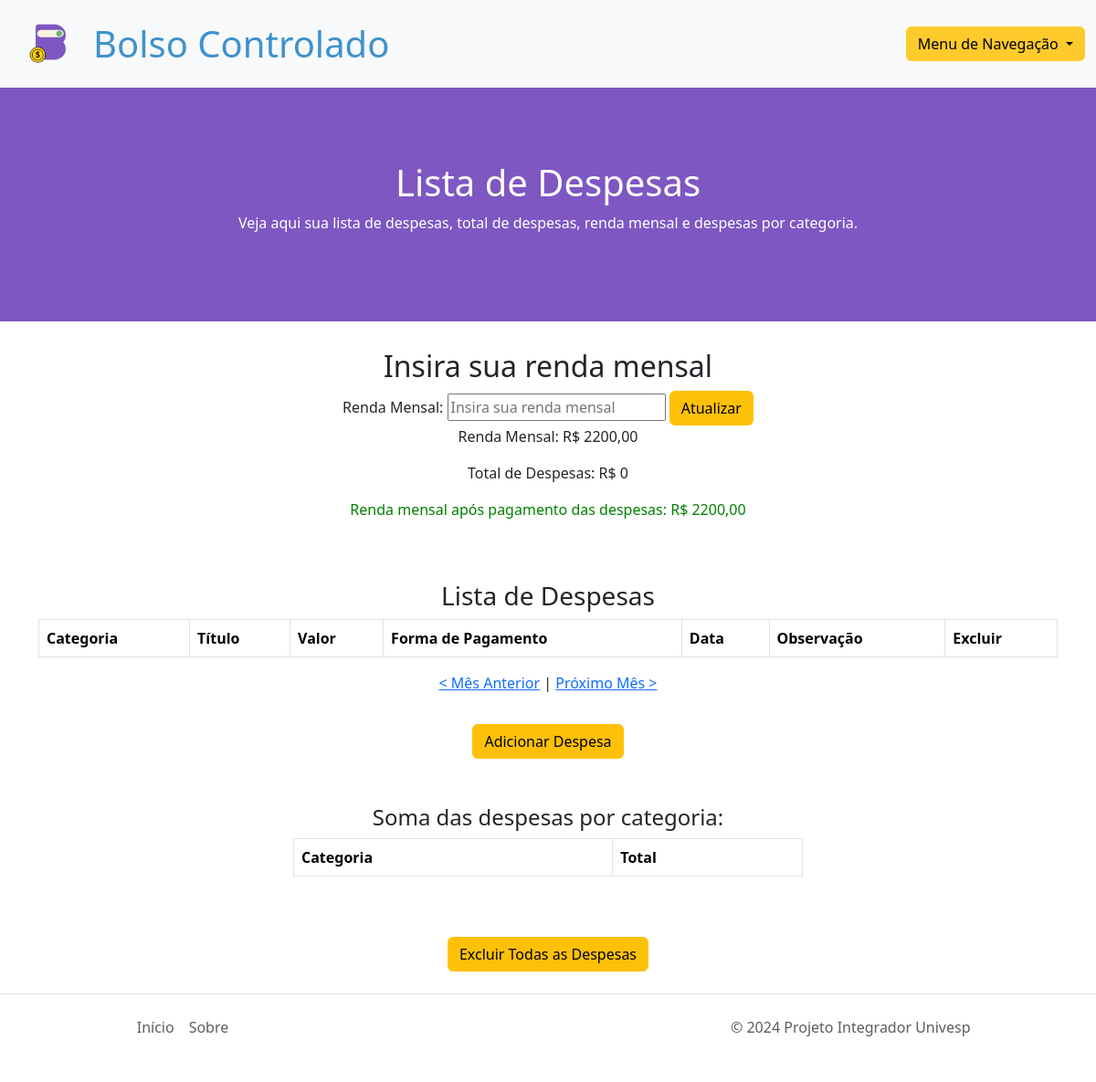
The page /expenses/2025/4/ (signed in) on the database as committed earlier.
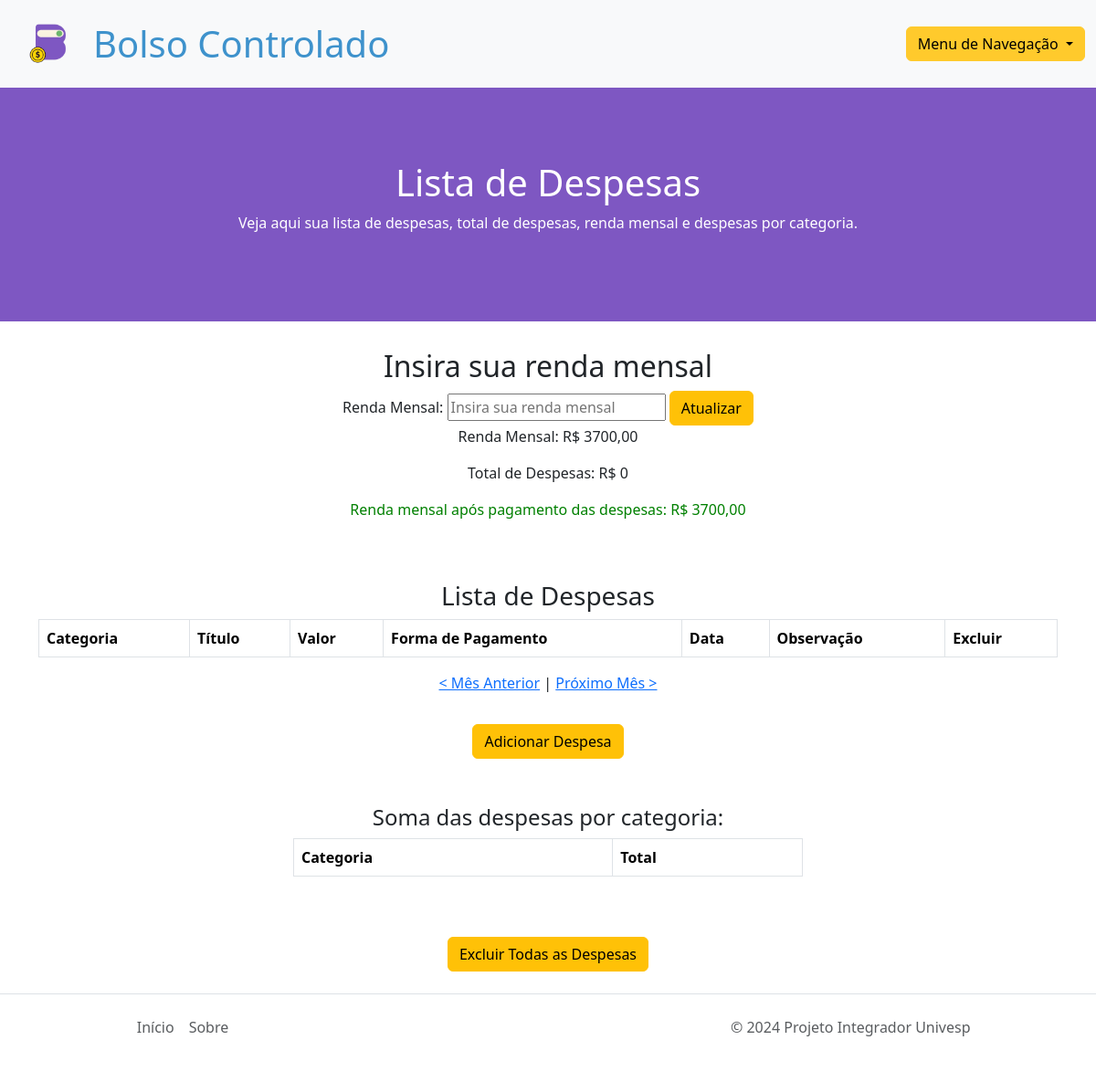
The same page on the database as committed later.
### expenses/models.py (models this page shows, shortened)
class UserProfile(models.Model):
    user = models.OneToOneField(User, on_delete=models.CASCADE, related_name='user_profile')  # Adicione related_name
    salary = models.DecimalField(max_digits=10, decimal_places=2, default=0)

### expenses/views.py (the view, shortened to what this page needs)
# urls.py: path('expenses/', ExpenseListView.as_view(), name='expense_list'),
class ExpenseListView(LoginRequiredMixin, ListView):
    model = Expense
    template_name = 'expenses/expense_list.html'
    context_object_name = 'expenses'
    def get_queryset(self):
        year = self.kwargs.get('year', None)
        month = self.kwargs.get('month', None)
        if year is None or month is None:
            current_date = datetime.now()
            year = current_date.year
            month = current_date.month
        return Expense.objects.filter(user=self.request.user, date__year=year, date__month=month)
    def get_context_data(self, **kwargs):
        context = super().get_context_data(**kwargs)
        year = int(self.kwargs.get('year', datetime.now().year))
        month = int(self.kwargs.get('month', datetime.now().month))
        prev_month, prev_year = (month - 1, year) if month > 1 else (12, year - 1)
        next_month, next_year = (month + 1, year) if month < 12 else (1, year + 1)
        expenses = self.get_queryset()
        total_expenses = expenses.aggregate(total=Sum('amount'))['total'] or 0
        salary = UserProfile.objects.get(user=self.request.user).salary if UserProfile.objects.filter(user=self.request.user).exists() else None
        difference = salary - total_expenses if salary is not None else None
        expenses_by_category = expenses.values('expense_category').annotate(total_amount=Sum('amount'))
        context.update({
            'total_expenses': round(total_expenses, 2),
            'salary': salary,
            'difference': difference,
            'expenses_by_category': expenses_by_category,
            'year': year,
            'month': month,
            'prev_year': prev_year,
            'prev_month': prev_month,
            'next_year': next_year,
            'next_month': next_month,
        })
        return context

### expenses/templates/expenses/expense_list.html (shortened to what this page needs)
{% extends 'base-3.html' %}
{% load static %}
{% block content %}
<div id="banner">
    <h1 id="cor-letra-banner">Lista de Despesas</h1>
    <p id="cor-letra-banner">Veja aqui sua lista de despesas, total de despesas, renda mensal e despesas por categoria.</p>
</div>
<div class="text-center" style="padding-top: 30px;">
    <h2>Insira sua renda mensal</h2>
    <form action="{% url 'expense_list' %}" method="post">
        <label for="salary">Renda Mensal:</label>
        <input type="text" id="salary" name="salary" placeholder="Insira sua renda mensal">
        <button class="btn btn-warning" type="submit">Atualizar</button>
    </form>
    {% if salary %}
    <p>Renda Mensal: R$ {{ salary }}</p>
    {% endif %}
    <p>Total de Despesas: R$ {{ total_expenses }}</p>
    {% if difference is not None %}
    {% if difference >= 0 %}
        <p style="color: green;">Renda mensal após pagamento das despesas: R$ {{ difference }}</p>
    {% else %}
        <p style="color: red;">Renda mensal após pagamento das despesas: <span style="color: red;">R$ {{ difference }}</span> <span style="color: red;">(Renda negativa)</span></p>
    {% endif %}
{% endif %}
</div>
<h3 class="text-center" style="padding-top: 50px;">Lista de Despesas</h3>
<div class="table-responsive">
    <table class="table table-bordered">
        <thead>
            <tr>
                <th scope="col">Categoria</th>
                <th scope="col">Título</th>
                <th scope="col">Valor</th>
                <th scope="col">Forma de Pagamento</th>
                <th scope="col">Data</th>
                <th scope="col">Observação</th>
                <th scope="col">Excluir</th>
            </tr>
        </thead>
    </table>
</div>
<div class="text-center" style="margin-bottom:3%">
    {% if year and month %}
        <p>
            <a href="{% if month > 1 %}{% url 'expense_list_month' year=year month=month|add:'-1' %}{% else %}{% url 'expense_list_month' year=year|add:'-1' month=12 %}{% endif %}">&lt; Mês Anterior</a> |
            <a href="{% if month < 12 %}{% url 'expense_list_month' year=year month=month|add:'1' %}{% else %}{% url 'expense_list_month' year=year|add:'1' month=1 %}{% endif %}">Próximo Mês &gt;</a>
        </p>
    {% endif %}
</div>
<div class="text-center">
    <button class="btn btn-warning" onclick="window.location.href='{% url 'add_expense' %}'">Adicionar Despesa</button>
</div>
<div>
    <div class="col-6 mx-auto">
        <h4 class="text-center" style="padding-top: 50px;">Soma das despesas por categoria:</h4>
        <div class="table-responsive">
            <table class="table table-bordered">
                <thead>
                    <tr>
                        <th scope="col">Categoria</th>
                        <th scope="col">Total</th>
                    </tr>
                </thead>
            </table>
        </div>
    </div>
</div>
<div class="text-center" style="margin-top: 50px;">
    <button class="btn btn-warning" data-toggle="modal" data-target="#confirmDeleteModal">Excluir Todas as Despesas</button>
</div>
{% endblock content %}

Rows that differ between the two databases and show on the page:
changed UserProfile: salary "2200,00" → "3700,00"
Other text that changed with them:
{{ difference }}: "2200,00" → "3700,00"
